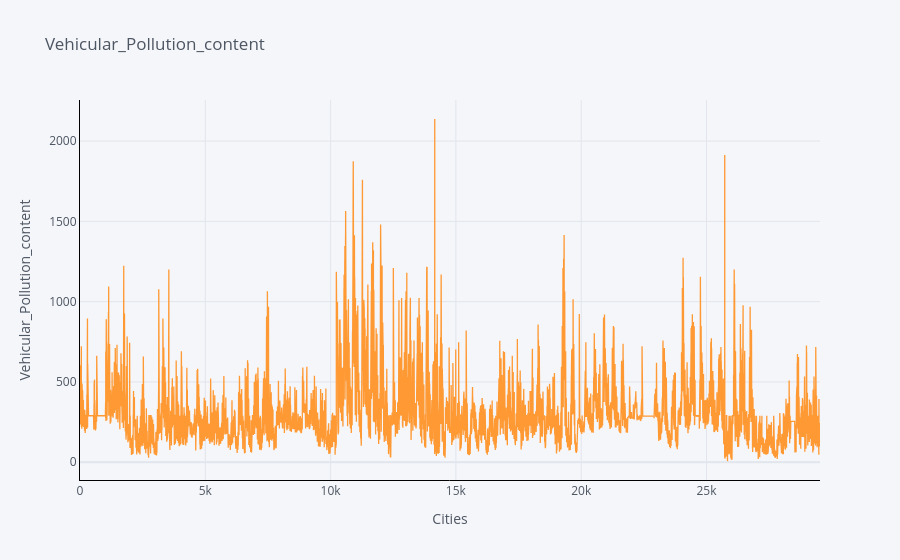
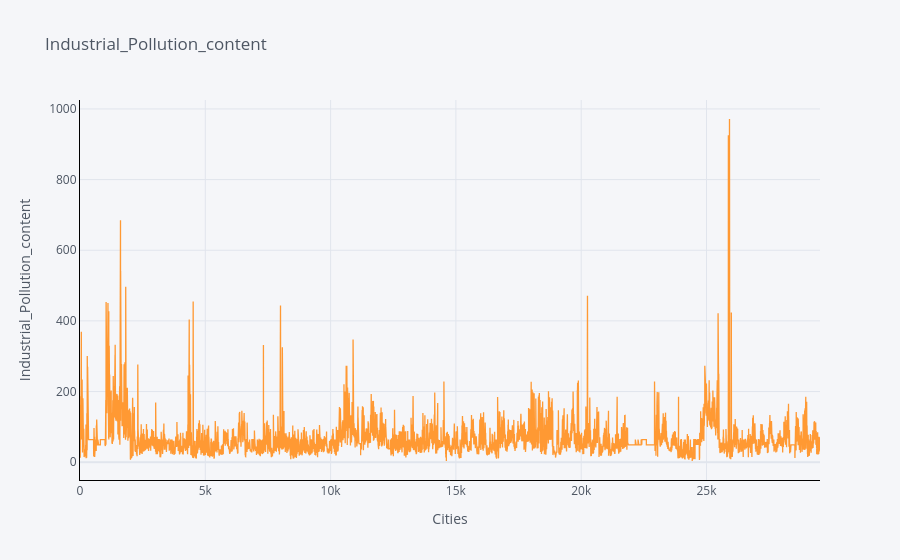

Notebook code for these charts, in order:
### Code cell
def ploting(var):
    df2[var].iplot(title=var,xTitle='Cities',yTitle=var, linecolor='black',)
    plt.show()
ploting('Vehicular_Pollution_content')
ploting('Industrial_Pollution_content')

### Figure 1 — Plotly figure (JSON) as saved in the notebook; plotly's stock layout.template omitted (floating-point values rounded to 4 significant figures; data arrays with more than 128 entries replaced by an {"elided": "..."} marker saying what was removed)
{"data": [{"line": {"color": "rgba(255, 153, 51, 1.0)", "dash": "solid", "shape": "linear", "width": 1.3}, "mode": "lines", "name": "Vehicular_Pollution_content", "text": "", "type": "scatter", "x": {"elided": "29531 int values"}, "y": {"elided": "29531 float values"}}], "layout": {"legend": {"bgcolor": "#F5F6F9", "font": {"color": "#4D5663"}}, "paper_bgcolor": "#F5F6F9", "plot_bgcolor": "#F5F6F9", "title": {"font": {"color": "#4D5663"}, "text": "Vehicular_Pollution_content"}, "xaxis": {"gridcolor": "#E1E5ED", "linecolor": "black", "showgrid": true, "tickfont": {"color": "#4D5663"}, "title": {"font": {"color": "#4D5663"}, "text": "Cities"}, "zerolinecolor": "#E1E5ED"}, "yaxis": {"gridcolor": "#E1E5ED", "linecolor": "black", "showgrid": true, "tickfont": {"color": "#4D5663"}, "title": {"font": {"color": "#4D5663"}, "text": "Vehicular_Pollution_content"}, "zerolinecolor": "#E1E5ED"}}}

### Figure 2 — Plotly figure (JSON) as saved in the notebook; plotly's stock layout.template omitted (floating-point values rounded to 4 significant figures; data arrays with more than 128 entries replaced by an {"elided": "..."} marker saying what was removed)
{"data": [{"line": {"color": "rgba(255, 153, 51, 1.0)", "dash": "solid", "shape": "linear", "width": 1.3}, "mode": "lines", "name": "Industrial_Pollution_content", "text": "", "type": "scatter", "x": {"elided": "29531 int values"}, "y": {"elided": "29531 float values"}}], "layout": {"legend": {"bgcolor": "#F5F6F9", "font": {"color": "#4D5663"}}, "paper_bgcolor": "#F5F6F9", "plot_bgcolor": "#F5F6F9", "title": {"font": {"color": "#4D5663"}, "text": "Industrial_Pollution_content"}, "xaxis": {"gridcolor": "#E1E5ED", "linecolor": "black", "showgrid": true, "tickfont": {"color": "#4D5663"}, "title": {"font": {"color": "#4D5663"}, "text": "Cities"}, "zerolinecolor": "#E1E5ED"}, "yaxis": {"gridcolor": "#E1E5ED", "linecolor": "black", "showgrid": true, "tickfont": {"color": "#4D5663"}, "title": {"font": {"color": "#4D5663"}, "text": "Industrial_Pollution_content"}, "zerolinecolor": "#E1E5ED"}}}
